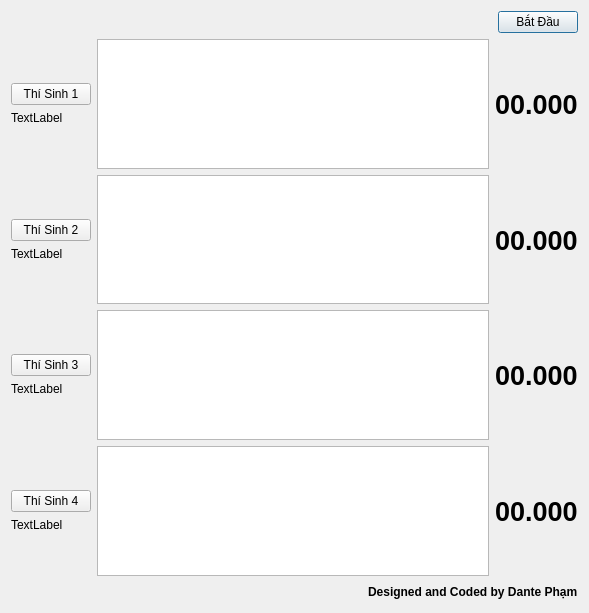
<?xml version="1.0" encoding="UTF-8"?>
<ui version="4.0">
 <class>RoadtotheOlympia</class>
 <widget class="QDialog" name="RoadtotheOlympia">
  <property name="geometry">
   <rect>
    <x>0</x>
    <y>0</y>
    <width>589</width>
    <height>613</height>
   </rect>
  </property>
  <property name="windowTitle">
   <string>Dialog</string>
  </property>
  <layout class="QVBoxLayout" name="verticalLayout_4">
   <item>
    <layout class="QHBoxLayout" name="horizontalLayout">
     <item>
      <spacer name="horizontalSpacer">
       <property name="orientation">
        <enum>Qt::Horizontal</enum>
       </property>
       <property name="sizeHint" stdset="0">
        <size>
         <width>40</width>
         <height>20</height>
        </size>
       </property>
      </spacer>
     </item>
     <item>
      <widget class="QPushButton" name="pushButton_StartTime">
       <property name="text">
        <string>Bắt Đầu</string>
       </property>
      </widget>
     </item>
    </layout>
   </item>
   <item>
    <layout class="QHBoxLayout" name="horizontalLayout_3">
     <item>
      <layout class="QVBoxLayout" name="verticalLayout">
       <item>
        <spacer name="verticalSpacer">
         <property name="orientation">
          <enum>Qt::Vertical</enum>
         </property>
         <property name="sizeHint" stdset="0">
          <size>
           <width>20</width>
           <height>40</height>
          </size>
         </property>
        </spacer>
       </item>
       <item>
        <widget class="QPushButton" name="pushButton_Student_1">
         <property name="text">
          <string>Thí Sinh 1</string>
         </property>
        </widget>
       </item>
       <item>
        <widget class="QLabel" name="label_Name_Student_1">
         <property name="text">
          <string>TextLabel</string>
         </property>
        </widget>
       </item>
       <item>
        <spacer name="verticalSpacer_2">
         <property name="orientation">
          <enum>Qt::Vertical</enum>
         </property>
         <property name="sizeHint" stdset="0">
          <size>
           <width>20</width>
           <height>40</height>
          </size>
         </property>
        </spacer>
       </item>
       <item>
        <spacer name="verticalSpacer_3">
         <property name="orientation">
          <enum>Qt::Vertical</enum>
         </property>
         <property name="sizeHint" stdset="0">
          <size>
           <width>20</width>
           <height>40</height>
          </size>
         </property>
        </spacer>
       </item>
       <item>
        <widget class="QPushButton" name="pushButton_Student_2">
         <property name="text">
          <string>Thí Sinh 2</string>
         </property>
        </widget>
       </item>
       <item>
        <widget class="QLabel" name="label_Name_Student_2">
         <property name="text">
          <string>TextLabel</string>
         </property>
        </widget>
       </item>
       <item>
        <spacer name="verticalSpacer_4">
         <property name="orientation">
          <enum>Qt::Vertical</enum>
         </property>
         <property name="sizeHint" stdset="0">
          <size>
           <width>20</width>
           <height>40</height>
          </size>
         </property>
        </spacer>
       </item>
       <item>
        <spacer name="verticalSpacer_5">
         <property name="orientation">
          <enum>Qt::Vertical</enum>
         </property>
         <property name="sizeHint" stdset="0">
          <size>
           <width>20</width>
           <height>40</height>
          </size>
         </property>
        </spacer>
       </item>
       <item>
        <widget class="QPushButton" name="pushButton_Student_3">
         <property name="text">
          <string>Thí Sinh 3</string>
         </property>
        </widget>
       </item>
       <item>
        <widget class="QLabel" name="label_Name_Student_3">
         <property name="text">
          <string>TextLabel</string>
         </property>
        </widget>
       </item>
       <item>
        <spacer name="verticalSpacer_6">
         <property name="orientation">
          <enum>Qt::Vertical</enum>
         </property>
         <property name="sizeHint" stdset="0">
          <size>
           <width>20</width>
           <height>40</height>
          </size>
         </property>
        </spacer>
       </item>
       <item>
        <spacer name="verticalSpacer_7">
         <property name="orientation">
          <enum>Qt::Vertical</enum>
         </property>
         <property name="sizeHint" stdset="0">
          <size>
           <width>20</width>
           <height>40</height>
          </size>
         </property>
        </spacer>
       </item>
       <item>
        <widget class="QPushButton" name="pushButton_Student_4">
         <property name="text">
          <string>Thí Sinh 4</string>
         </property>
        </widget>
       </item>
       <item>
        <widget class="QLabel" name="label_Name_Student_4">
         <property name="text">
          <string>TextLabel</string>
         </property>
        </widget>
       </item>
       <item>
        <spacer name="verticalSpacer_8">
         <property name="orientation">
          <enum>Qt::Vertical</enum>
         </property>
         <property name="sizeHint" stdset="0">
          <size>
           <width>20</width>
           <height>40</height>
          </size>
         </property>
        </spacer>
       </item>
      </layout>
     </item>
     <item>
      <layout class="QVBoxLayout" name="verticalLayout_2">
       <item>
        <widget class="QTextEdit" name="textEdit_Answer_Student_1">
         <property name="layoutDirection">
          <enum>Qt::LeftToRight</enum>
         </property>
         <property name="verticalScrollBarPolicy">
          <enum>Qt::ScrollBarAsNeeded</enum>
         </property>
         <property name="horizontalScrollBarPolicy">
          <enum>Qt::ScrollBarAsNeeded</enum>
         </property>
         <property name="sizeAdjustPolicy">
          <enum>QAbstractScrollArea::AdjustIgnored</enum>
         </property>
        </widget>
       </item>
       <item>
        <widget class="QTextEdit" name="textEdit_Answer_Student_2"/>
       </item>
       <item>
        <widget class="QTextEdit" name="textEdit_Answer_Student_3"/>
       </item>
       <item>
        <widget class="QTextEdit" name="textEdit_Answer_Student_4"/>
       </item>
      </layout>
     </item>
     <item>
      <layout class="QVBoxLayout" name="verticalLayout_3">
       <item>
        <widget class="QLabel" name="label_Time_Student_1">
         <property name="font">
          <font>
           <pointsize>20</pointsize>
           <weight>75</weight>
           <bold>true</bold>
          </font>
         </property>
         <property name="text">
          <string>00.000</string>
         </property>
        </widget>
       </item>
       <item>
        <widget class="QLabel" name="label_Time_Student_2">
         <property name="font">
          <font>
           <pointsize>20</pointsize>
           <weight>75</weight>
           <bold>true</bold>
          </font>
         </property>
         <property name="text">
          <string>00.000</string>
         </property>
        </widget>
       </item>
       <item>
        <widget class="QLabel" name="label_Time_Student_3">
         <property name="font">
          <font>
           <pointsize>20</pointsize>
           <weight>75</weight>
           <bold>true</bold>
          </font>
         </property>
         <property name="text">
          <string>00.000</string>
         </property>
        </widget>
       </item>
       <item>
        <widget class="QLabel" name="label_Time_Student_4">
         <property name="font">
          <font>
           <pointsize>20</pointsize>
           <weight>75</weight>
           <bold>true</bold>
          </font>
         </property>
         <property name="text">
          <string>00.000</string>
         </property>
        </widget>
       </item>
      </layout>
     </item>
    </layout>
   </item>
   <item>
    <layout class="QHBoxLayout" name="horizontalLayout_2">
     <item>
      <spacer name="horizontalSpacer_2">
       <property name="orientation">
        <enum>Qt::Horizontal</enum>
       </property>
       <property name="sizeHint" stdset="0">
        <size>
         <width>40</width>
         <height>20</height>
        </size>
       </property>
      </spacer>
     </item>
     <item>
      <widget class="QLabel" name="label_Dante">
       <property name="font">
        <font>
         <weight>75</weight>
         <bold>true</bold>
         <underline>false</underline>
        </font>
       </property>
       <property name="text">
        <string>Designed and Coded by Dante Phạm</string>
       </property>
      </widget>
     </item>
    </layout>
   </item>
  </layout>
  <zorder>layoutWidget</zorder>
  <zorder>layoutWidget</zorder>
  <zorder>layoutWidget_2</zorder>
  <zorder>layoutWidget_3</zorder>
  <zorder>layoutWidget_4</zorder>
  <zorder>layoutWidget_5</zorder>
 </widget>
 <resources/>
 <connections/>
</ui>
